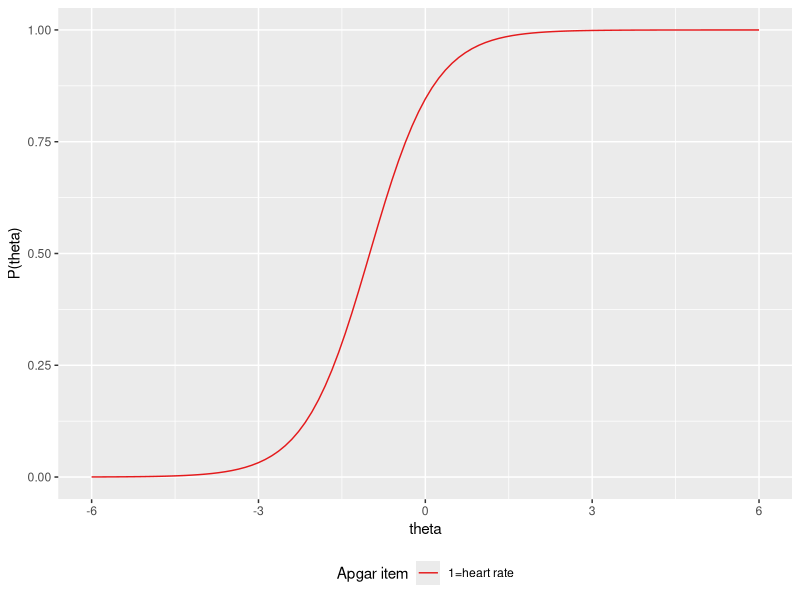
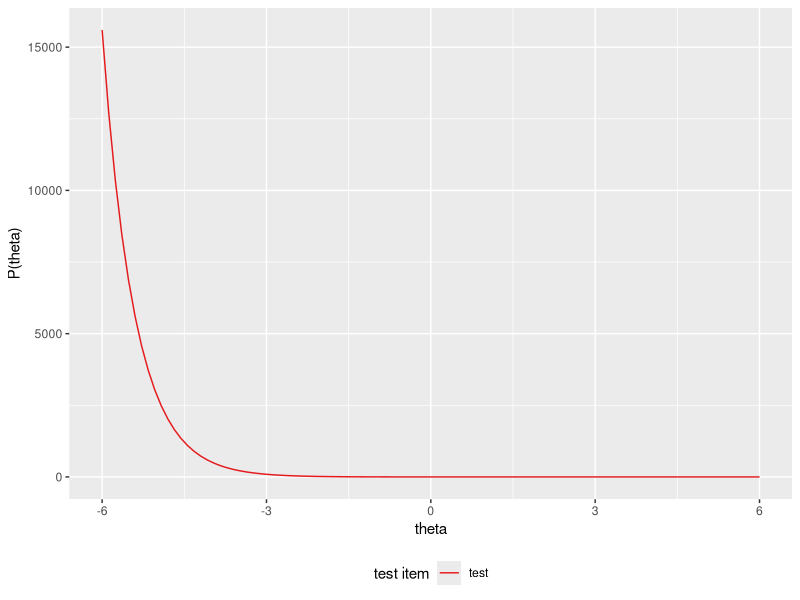

Recreate these plots in R, in order.
logisticFun <- function(x, D, a, b){
  z <- D*a*(x-b)
  1 / (1 + exp(-1*z))
}

D <- 1.702

a <- c(1, 1, 1, 1, 1)

b1 <- c(-1, -.5, 0, .5, 1)

library(ggplot2)

icc <- ggplot(data.frame(x = c(-6, 6)), aes(x = x)) +
  stat_function(fun = logisticFun, args = list(D = D, a = a[[1]], b=b1[[1]]), aes(colour = "1=heart rate")) +
  
  scale_colour_manual("Apgar item", values = c("#e41a1c")) +
  theme(legend.position = "bottom") +
  scale_x_continuous(name = "theta") +
  scale_y_continuous(name = "P(theta)")

icc


gradedFun <- function(x, D, a, bu, bu1){

z1 <- -D*a*(x - bu1)
z <- -D*a*(x - bu)


Pu = (exp(z1) - exp(z)) / (1 + exp(z))*(1 + exp(z1)) 

Pu


}

D <- 1.702

a <- c(1, 1, 1, 1, 1)
bu <- c(-1, -.5, 0, .5, 1)
bu1 <- c(-.5, 0, .5, 1)

icc <- ggplot(data.frame(x = c(-6, 6)), aes(x = x)) +
  stat_function(fun = gradedFun, args = list(D = D, a = a[[1]], bu=bu[[1]], bu1 = bu1[[1]]), aes(colour = "test")) +
  
  scale_colour_manual("test item", values = c("#e41a1c")) +
  theme(legend.position = "bottom") +
  scale_x_continuous(name = "theta") +
  scale_y_continuous(name = "P(theta)")

icc
